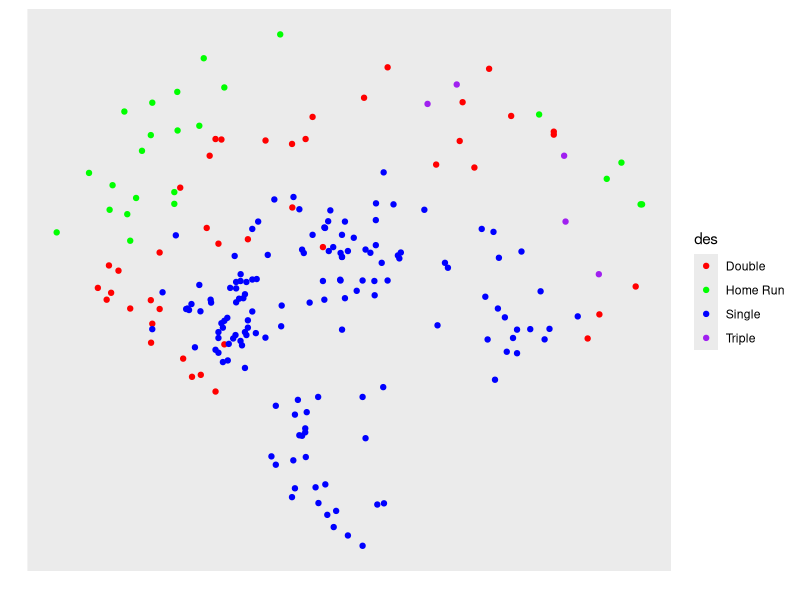

Write the R code that produced this figure.
library(ggplot2)
library(dplyr) 

# Import all of the data from the Altuve-2016-hitting.csv file
altuve2016_all <- read.csv("Altuve-2016-hitting.csv", header = TRUE, sep = ',')

# Let's just get hits and filter out all the outs
hits <- filter(altuve2016_all, type == 'H')


hits$type<-factor(hits$type,levels = c("Single","Double", "Triple","Home Run"))

ggplot()+
  geom_point(data=hits,aes(x=x,y=y,color=des)) +
  coord_equal()+
  scale_x_continuous(breaks = NULL,name="") +
  scale_y_reverse(breaks = NULL,name="") +
  scale_size_manual(values = c(2,4,6,10)) +
  scale_color_manual(values = c("red","green","blue","purple"))